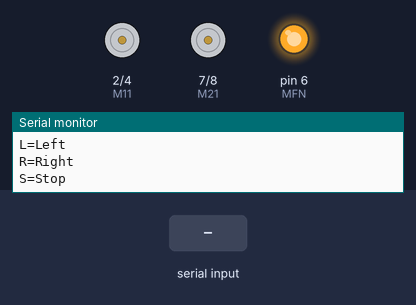
Recording of a sketch running on a simulated Arduino Uno, built with avr-gcc and run on an emulated ATmega328P. Parts: motor-driver pin pairs drawn as motors (green arrow = first pin HIGH = forward, orange = second pin HIGH = backward, longer = more drive), output pins drawn as LEDs (lit = HIGH), the last lines printed to the serial monitor. Inputs (shaded band) come from the test bench.

Above: at 1.2 s.
1.3 s: "F" received over Serial
At 2.5 s:
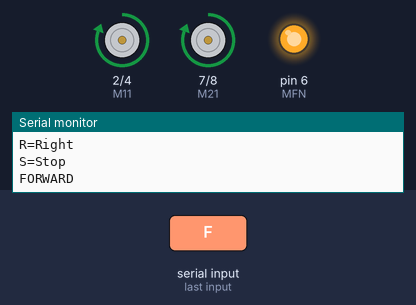
2.8 s: "B" received over Serial
At 3.8 s:
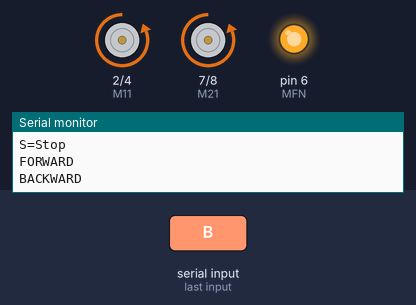
4.3 s: "L" received over Serial
At 4.9 s:
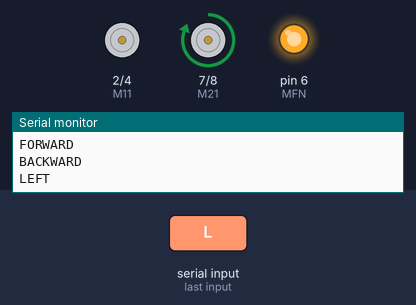
5.8 s: "R" received over Serial
At 7.0 s:
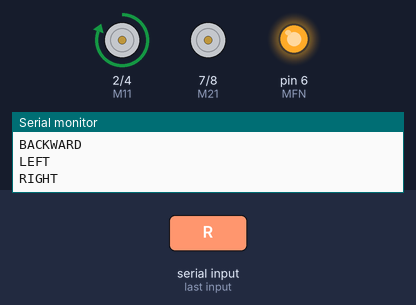
7.3 s: "S" received over Serial
At 8.4 s:
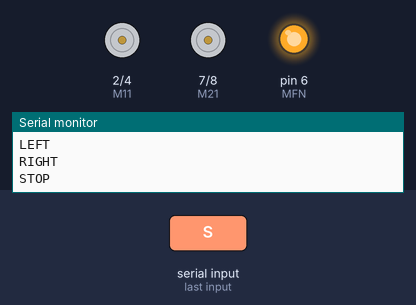
Timing chart, 0 to 9.8 s (numbered marks = the images above; inputs shaded):
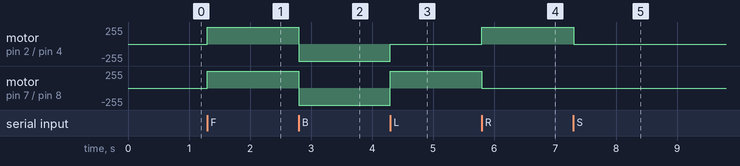

Measured:
- after the input at 1.3 s, motor on pin 2 (M11) / pin 4 (M12), motor on pin 7 (M21) / pin 8 (M22): stopped → forward 255/255 at once
- after the input at 2.8 s, motor on pin 2 (M11) / pin 4 (M12), motor on pin 7 (M21) / pin 8 (M22): forward 255/255 → backward 255/255 at once
- after the input at 4.3 s, motor on pin 2 (M11) / pin 4 (M12): backward 255/255 → stopped at once; motor on pin 7 (M21) / pin 8 (M22): backward 255/255 → forward 255/255 at once
- after the input at 5.8 s, motor on pin 2 (M11) / pin 4 (M12): stopped → forward 255/255 at once; motor on pin 7 (M21) / pin 8 (M22): forward 255/255 → stopped at once
- after the input at 7.3 s, motor on pin 2 (M11) / pin 4 (M12): forward 255/255 → stopped at once

The sketch:

Practical_45.ino
```cpp
/*
==========================================
Practical-45 : Bluetooth Robot Car
HC-05 TX -> D0
HC-05 RX -> D1

Verified Motor Mapping
M11 -> D2
M12 -> D4
MFN -> D6 (PWM)
M21 -> D7
M22 -> D8
==========================================
*/

#define M11 2
#define M12 4
#define MFN 6
#define M21 7
#define M22 8

int speedValue = 255;

void setup()
{
  Serial.begin(9600);

  pinMode(M11, OUTPUT);
  pinMode(M12, OUTPUT);
  pinMode(M21, OUTPUT);
  pinMode(M22, OUTPUT);
  pinMode(MFN, OUTPUT);

  analogWrite(MFN, speedValue);

  stopCar();

  Serial.println("===== Bluetooth Robot Car =====");
  Serial.println("F=Forward");
  Serial.println("B=Backward");
  Serial.println("L=Left");
  Serial.println("R=Right");
  Serial.println("S=Stop");
}

void forward()
{
  digitalWrite(M11, HIGH);
  digitalWrite(M12, LOW);

  digitalWrite(M21, HIGH);
  digitalWrite(M22, LOW);

  Serial.println("FORWARD");
}

void backward()
{
  digitalWrite(M11, LOW);
  digitalWrite(M12, HIGH);

  digitalWrite(M21, LOW);
  digitalWrite(M22, HIGH);

  Serial.println("BACKWARD");
}

void left()
{
  digitalWrite(M11, LOW);
  digitalWrite(M12, LOW);

  digitalWrite(M21, HIGH);
  digitalWrite(M22, LOW);

  Serial.println("LEFT");
}

void right()
{
  digitalWrite(M11, HIGH);
  digitalWrite(M12, LOW);

  digitalWrite(M21, LOW);
  digitalWrite(M22, LOW);

  Serial.println("RIGHT");
}

void stopCar()
{
  digitalWrite(M11, LOW);
  digitalWrite(M12, LOW);

  digitalWrite(M21, LOW);
  digitalWrite(M22, LOW);

  Serial.println("STOP");
}

void loop()
{
  if (Serial.available())
  {
    char cmd = toupper(Serial.read());

    switch(cmd)
    {
      case 'F':
        forward();
        break;

      case 'B':
        backward();
        break;

      case 'L':
        left();
        break;

      case 'R':
        right();
        break;

      case 'S':
        stopCar();
        break;
    }
  }
}
```
